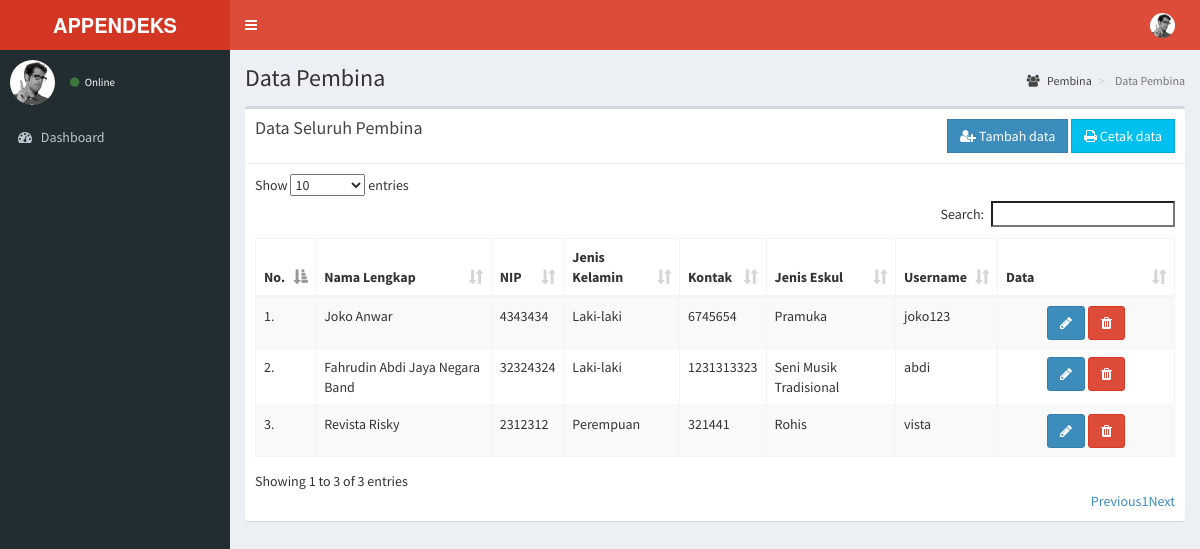
The page /index.php/pembina on the database its author committed.
### tables this page shows
CREATE TABLE `pembina` (
  `id_pembina` int(2) NOT NULL,
  `id_level` int(2) NOT NULL DEFAULT 2,
  `id_ekskul` int(2) NOT NULL,
  `nama_pembina` varchar(30) NOT NULL,
  `nip` int(15) NOT NULL,
  `jenis_kelamin` enum('Laki-laki','Perempuan') NOT NULL,
  `no_hp` int(13) NOT NULL,
  `username` varchar(20) NOT NULL,
  `password` text NOT NULL
);

CREATE TABLE `jenis_eskul` (
  `id_ekskul` int(2) NOT NULL,
  `nama_ekskul` varchar(30) NOT NULL,
  `jadwal` text NOT NULL,
  `tempat` text NOT NULL
);

### application/libraries/Template.php (called while the page is built)
<?php
class Template {
    var $template_data = array();
    function set($name, $value) {
        $this->template_data[$name] = $value;
    }
    function load($template = '', $view = '', $view_data = array(), $return = FALSE) {
        $this->CI = &get_instance();
        $this->set('contents', $this->CI->load->view($view, $view_data, TRUE));
        return $this->CI->load->view($template, $this->template_data, $return);
    }
}

### application/controllers/Pembina.php (called while the page is built, shortened)
<?php
class Pembina extends CI_Controller {
    public function index() {
        $data['row'] = $this->pembina_model->get();
        $this->template->load('template', 'pembina/pembina_data', $data);
    }
}

### index.php (called while the page is built, shortened)
<?php
require_once BASEPATH.'core/CodeIgniter.php';

### application/models/Pembina_model.php (called while the page is built, shortened)
<?php
class Pembina_model extends CI_Model {
    public function get($id = null) {
        $this->db->select('p.*, je.nama_ekskul');
        $this->db->from('pembina as p');
        $this->db->join('jenis_eskul as je', 'je.id_ekskul = p.id_ekskul');
        $query = $this->db->get();
        return $query;
    }
}

### application/views/pembina/pembina_data.php (the view, shortened to what this page needs)
<section class="content-header">
    <h1>Data Pembina</h1>
    <ol class="breadcrumb">
        <li><a href="#"><i class="fa fa-users"></i> Pembina</a></li>
        <li class="active"> Data Pembina</li>
    </ol>
</section>
<section class="content">
    <div class="box">
        <div class="box-header with-border">
            <h3 class="box-title">Data Seluruh Pembina</h3>
            <div class="pull-right">
                <a href="<?= site_url('pembina/add') ?>" class="btn btn-primary btn-flat"><i class="fa fa-user-plus"></i> Tambah data</a>
                <a href="<?= site_url('pembina/cetak') ?>" class="btn btn-info btn-flat"><i class="fa fa-print"></i> Cetak data</a>
            </div>
        </div>
        <div class="box-body table-responsive">
            <table class="table table-bordered table-striped" id="datatable">
                <thead>
                    <tr>
                        <th>No.</th>
                        <th>Nama Lengkap</th>
                        <th>NIP</th>
                        <th>Jenis Kelamin</th>
                        <th>Kontak</th>
                        <th>Jenis Eskul</th>
                        <th>Username</th>
                        <th>Data</th>
                    </tr>
                </thead>
                <tbody>
                    <?php $no = 1; foreach ($row->result() as $pembina => $data) : ?>
                        <tr>
                            <td><?= $no++ ?>.</td>
                            <td><?= $data->nama_pembina ?></td>
                            <td><?= $data->nip ?></td>
                            <td><?= $data->jenis_kelamin ?></td>
                            <td><?= $data->no_hp ?></td>
                            <td><?= $data->nama_ekskul ?></td>
                            <td><?= $data->username ?></td>
                            <td class="text-center" width="160px">
                                <form action="<?= site_url('pembina/delete') ?>" method="post">
                                    <a href="<?= site_url('pembina/edit/' . $data->id_pembina) ?>" class="btn btn-primary"><i class="fa fa-pencil"></i></a>
                                    <button onclick="return confirm('apakah anda ingin menghapus data ini ?')" class="btn btn-danger"><i class="fa fa-trash"></i></a>
                                    </button>
                                </form>
                            </td>
                        </tr>
                    <?php endforeach; ?>
                </tbody>
            </table>
        </div>
    </div>
</section>

### application/views/template.php (shortened to what this page needs)
<!DOCTYPE html>
<html>
    <head>
        <link rel="stylesheet" href="<?= base_url() ?>assets/bower_components/bootstrap/dist/css/bootstrap.min.css">
        <link rel="stylesheet" href="<?= base_url() ?>assets/bower_components/font-awesome/css/font-awesome.min.css">
        <link rel="stylesheet" href="<?= base_url() ?>assets/bower_components/datatables.net-bs/css/dataTables.bootstrap.min.css">
        <link rel="stylesheet" href="<?= base_url() ?>assets/bower_components/Ionicons/css/ionicons.min.css">
        <link rel="stylesheet" href="<?= base_url() ?>assets/dist/css/AdminLTE.min.css">
        <link rel="stylesheet" href="<?= base_url() ?>assets/dist/css/skins/_all-skins.min.css">
    </head>
    <body class="hold-transition skin-red sidebar-mini">
        <div class="wrapper">
            <header class="main-header">
                <a href="<?= base_url('dashboard') ?>" class="logo">
                    <span class="logo-lg"><b>APPENDEKS</b></span>
                </a>
                <nav class="navbar navbar-static-top">
                    <a href="#" class="sidebar-toggle" data-toggle="push-menu" role="button">
                    </a>
                    <div class="navbar-custom-menu">
                        <ul class="nav navbar-nav">
                            <li class="dropdown user user-menu">
                                <a href="#" class="dropdown-toggle" data-toggle="dropdown">
                                    <img src="<?= base_url() ?>assets/dist/img/user2-160x160.jpg" class="user-image" alt="User Image">
                                </a>
                            </li>
                        </ul>
                    </div>
                </nav>
            </header>
            <aside class="main-sidebar">
                <section class="sidebar">
                    <div class="user-panel">
                        <div class="pull-left image">
                            <img src="<?= base_url() ?>assets/dist/img/user2-160x160.jpg" class="img-circle" alt="User Image">
                        </div>
                        <div class="pull-left info">
                            <a href="#"><i class="fa fa-circle text-success"></i> Online</a>
                        </div>
                    </div>
                    <div class="sidebar-menu">
                        <li>
                            <a href="<?= site_url('dashboard') ?>">
                                <i class="fa fa-dashboard"></i>
                                <span>Dashboard</span>
                            </a>
                        </li>
                </section>
            </aside>
            <div class="content-wrapper"> <?php echo $contents ?> </div>
        </div>
    </body>
</html>

### rows shown on the page
pembina: nama_pembina "Joko Anwar", nip "4343434", jenis_kelamin "Laki-laki", no_hp "6745654", id_ekskul.nama_ekskul "Pramuka", username "joko123"
pembina: nama_pembina "Fahrudin Abdi Jaya Negara Band", nip "32324324", jenis_kelamin "Laki-laki", no_hp "1231313323", id_ekskul.nama_ekskul "Seni Musik Tradisional", username "abdi"
pembina: nama_pembina "Revista Risky", nip "2312312", jenis_kelamin "Perempuan", no_hp "321441", id_ekskul.nama_ekskul "Rohis", username "vista"
